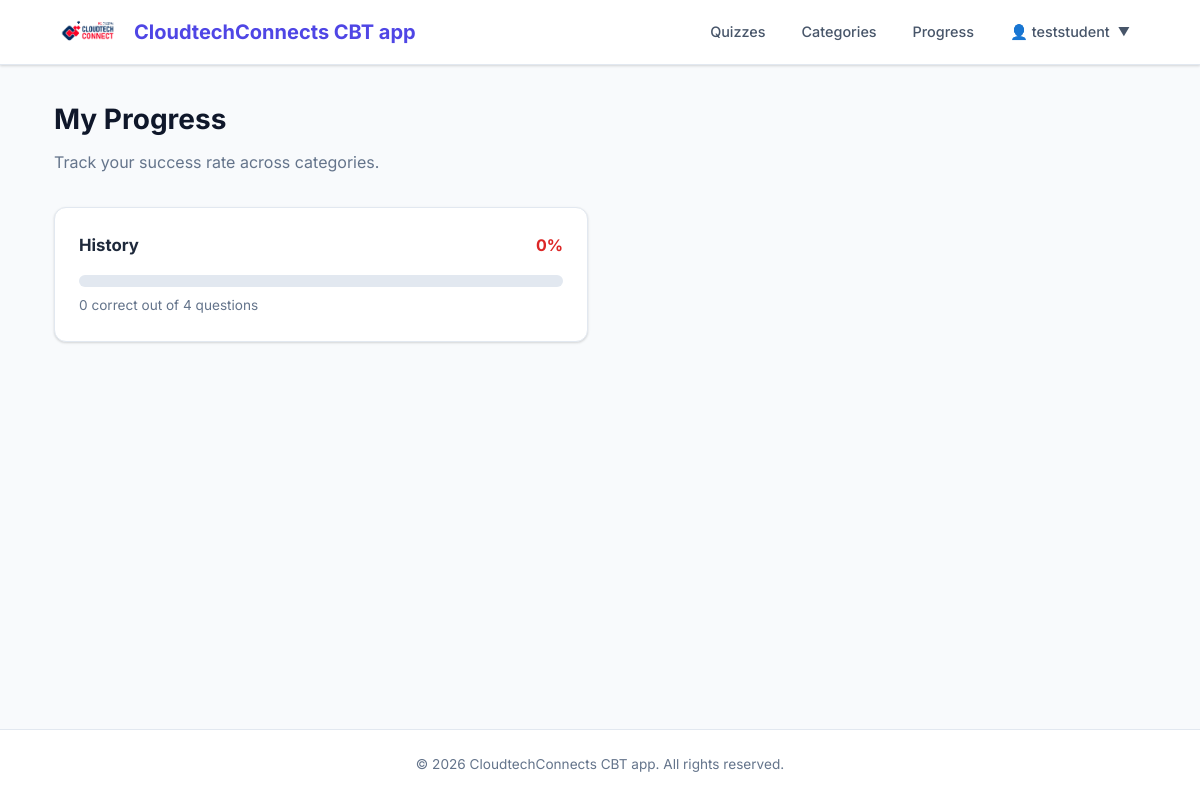
The app's page /progress/ (signed in) with its own data.
### apps/quiz/models.py (models this page shows, shortened)
class Quiz(models.Model):
    title = models.CharField(max_length=60, verbose_name='Title')
    description = models.TextField(
        blank=True,
        help_text='A description of the quiz.',
    )
    url = models.SlugField(
        max_length=60,
        unique=True,
        help_text='A user-friendly URL slug.',
        verbose_name='URL',
    )
    category = models.ForeignKey(
        Category,
        on_delete=models.SET_NULL,
        null=True,
        blank=True,
        related_name='quizzes',
    )
    image = models.ImageField(
        upload_to='quiz_images/',
        blank=True,
        null=True,
        help_text='An optional image for the quiz.',
    )
    random_order = models.BooleanField(
        default=False,
        verbose_name='Random Order',
        help_text='Display the questions in a random order each time?',
    )
    max_questions = models.PositiveIntegerField(
        blank=True,
        null=True,
        verbose_name='Max Questions',
        help_text='Number of questions to show (random subset). '
                  'Leave blank to show all.',
    )
    time_limit = models.PositiveIntegerField(
        blank=True,
        null=True,
        verbose_name='Time Limit (minutes)',
        help_text='Time limit for the quiz in minutes. Leave blank for no limit.',
    )
    answers_at_end = models.BooleanField(
        default=False,
        verbose_name='Answers at End',
        help_text='Show correct answers only after quiz completion?',
    )
    hide_results = models.BooleanField(
        default=False,
        verbose_name='Hide Results',
        help_text='If yes, the user will not see their score or marked answers upon completion. '
                  'Useful for standard exams where results are released later.',
    )
    exam_paper = models.BooleanField(
        default=False,
        verbose_name='Exam Paper',
        help_text='If yes, the result of each attempt is stored. '
                  'Necessary for marking.',
    )
    single_attempt = models.BooleanField(
        default=False,
        verbose_name='Single Attempt',
        help_text='If yes, only one attempt per user is allowed.',
    )
    pass_mark = models.SmallIntegerField(
        default=0,
        verbose_name='Pass Mark (%)',
        help_text='Percentage required to pass. 0 means no pass mark.',
        validators=[MinValueValidator(0), MaxValueValidator(100)],
    )
    success_text = models.TextField(
        blank=True,
        verbose_name='Success Text',
        help_text='Displayed if the user passes.',
    )
    fail_text = models.TextField(
        blank=True,
        verbose_name='Fail Text',
        help_text='Displayed if the user fails.',
    )
    draft = models.BooleanField(
        default=False,
        verbose_name='Draft',
        help_text='If yes, the quiz is not publicly visible.',
    )
    featured = models.BooleanField(
        default=False,
        verbose_name='Featured',
        help_text='If yes, this quiz will be the ONLY one visible to students.',
    )
    class Meta:
        verbose_name = 'Quiz'
        verbose_name_plural = 'Quizzes'
        ordering = ['title']
        permissions = (
            ('view_sittings', 'Can see completed exams.'),
        )

### apps/quiz/views.py (the view)
# urls.py: path('progress/', views.progress_view, name='progress'),
@login_required
def progress_view(request):
    progress, _ = Progress.objects.get_or_create(user=request.user)
    scores = progress.get_all_scores()
    return render(request, 'quiz/progress.html', {'scores': scores})

### apps/quiz/context_processors.py (called while the page is built)
def quiz_context(request):
    featured_quiz = Quiz.objects.filter(featured=True, draft=False).first()
    return {
        'featured_quiz': featured_quiz,
        'is_student': not request.user.is_staff if request.user.is_authenticated else True
    }

### apps/quiz/models.py (called while the page is built)
    def _parse_score(self):
        data = {}
        if not self.score:
            return data
        items = self.score.split(',')
        while len(items) >= 3:
            cat = items.pop(0)
            try:
                score = int(items.pop(0))
                possible = int(items.pop(0))
            except (ValueError, IndexError):
                break
            data[cat] = {'score': score, 'possible': possible}
        return data

    def get_all_scores(self):
        data = self._parse_score()
        result = []
        for cat_name, vals in data.items():
            percent = 0
            if vals['possible'] > 0:
                percent = int(round(vals['score'] / vals['possible'] * 100))
            result.append({
                'category': cat_name,
                'score': vals['score'],
                'possible': vals['possible'],
                'percent': percent,
            })
        return result

### templates/quiz/progress.html (shortened to what this page needs)
{% extends "base.html" %}
{% block content %}
<div class="page-header">
    <h1>My Progress</h1>
    <p>Track your success rate across categories.</p>
</div>
{% if scores %}
    <div class="grid grid-2">
        {% for entry in scores %}
            <div class="card">
                <div class="card-body">
                    <div class="d-flex justify-between align-center mb-2">
                        <h3 style="font-size: 1.05rem;">{{ entry.category }}</h3>
                        <span class="fw-bold {% if entry.percent >= 70 %}text-success{% elif entry.percent >= 40 %}text-warning{% else %}text-danger{% endif %}">
                            {{ entry.percent }}%
                        </span>
                    </div>
                    <div class="progress mb-1">
                    </div>
                    <p class="text-muted" style="font-size: 0.85rem;">
                        {{ entry.score }} correct out of {{ entry.possible }} questions
                    </p>
                </div>
            </div>
        {% endfor %}
    </div>
{% endif %}
{% endblock %}

### templates/includes/_nav.html (shortened to what this page needs)
{% load static %}
<nav class="navbar">
    <div class="container">
        <a href="{% url 'quiz:quiz_list' %}" class="navbar-brand" style="display: flex; align-items: center; gap: 0.75rem;">
            <img src="{% static 'img/logo.png' %}" alt="Logo" style="height: 40px; width: auto;">
            <span>CloudtechConnects CBT app</span>
        </a>
        <ul class="navbar-nav">
            {% if not featured_quiz or not is_student %}
                <li><a href="{% url 'quiz:quiz_list' %}">Quizzes</a></li>
                <li><a href="{% url 'quiz:category_list' %}">Categories</a></li>
            {% endif %}
            {% if user.is_authenticated %}
                {% if not featured_quiz or not is_student %}
                    <li><a href="{% url 'quiz:progress' %}">Progress</a></li>
                {% endif %}
                <li class="dropdown">
                    <a href="javascript:void(0)" class="dropdown-trigger" style="display: flex; align-items: center; gap: 0.5rem;" onclick="this.nextElementSibling.classList.toggle('show')">
                        👤 {{ user.username }} <small>▼</small>
                    </a>
                </li>
            {% else %}
                <li><a href="{% url 'accounts:login' %}">Login</a></li>
                <li><a href="{% url 'accounts:register' %}" class="btn btn-primary btn-sm">Sign Up</a></li>
            {% endif %}
        </ul>
    </div>
</nav>

### static/css/style.css (style rules this page uses)
:root { --primary: #4f46e5; --primary-hover: #4338ca; --primary-light: #e0e7ff; --secondary: #0f172a; --success: #16a34a; --success-light: #dcfce7; --danger: #dc2626; --danger-light: #fee2e2; --warning: #f59e0b; --warning-light: #fef3c7; --info: #0284c7; --info-light: #e0f2fe; --gray-50: #f8fafc; --gray-100: #f1f5f9; --gray-200: #e2e8f0; --gray-300: #cbd5e1; --gray-400: #94a3b8; --gray-500: #64748b; --gray-600: #475569; --gray-700: #334155; --gray-800: #1e293b; --gray-900: #0f172a; --white: #ffffff; --radius: 8px; --radius-lg: 12px; --shadow: 0 1px 3px rgba(0, 0, 0, 0.1), 0 1px 2px rgba(0, 0, 0, 0.06); --shadow-md: 0 4px 6px rgba(0, 0, 0, 0.07), 0 2px 4px rgba(0, 0, 0, 0.06); --shadow-lg: 0 10px 15px rgba(0, 0, 0, 0.1), 0 4px 6px rgba(0, 0, 0, 0.05); --transition: all 0.2s ease; }
*, *::before, *::after { box-sizing: border-box; margin: 0; padding: 0; }
body { font-family: "Inter", -apple-system, BlinkMacSystemFont, "Segoe UI", Roboto, sans-serif; font-size: 16px; line-height: 1.6; color: var(--gray-800); background-color: var(--gray-50); min-height: 100vh; display: flex; flex-direction: column; }
a { color: var(--primary); text-decoration: none; transition: var(--transition); }
img { max-width: 100%; height: auto; }
.container { width: 100%; max-width: 1140px; margin: 0 auto; padding: 0 1.5rem; }
.navbar { background: var(--white); border-bottom: 1px solid var(--gray-200); padding: 0.75rem 0; position: sticky; top: 0; z-index: 100; box-shadow: var(--shadow); }
.navbar .container { display: flex; align-items: center; justify-content: space-between; }
.navbar-brand { font-size: 1.25rem; font-weight: 700; color: var(--primary); display: flex; align-items: center; gap: 0.5rem; }
.navbar-nav { display: flex; align-items: center; gap: 0.25rem; list-style: none; }
.navbar-nav a { display: inline-block; padding: 0.5rem 1rem; border-radius: var(--radius); color: var(--gray-600); font-weight: 500; font-size: 0.9rem; transition: var(--transition); }
.dropdown { position: relative; display: inline-block; }
.card { background: var(--white); border: 1px solid var(--gray-200); border-radius: var(--radius-lg); box-shadow: var(--shadow); overflow: hidden; transition: var(--transition); }
.card-body { padding: 1.5rem; }
.grid { display: grid; gap: 1.5rem; }
.grid-2 { grid-template-columns: repeat(2, 1fr); }
.progress { height: 0.75rem; background: var(--gray-200); border-radius: 999px; overflow: hidden; }
.page-header { margin-bottom: 2rem; }
.page-header h1 { font-size: 1.75rem; font-weight: 700; color: var(--gray-900); margin-bottom: 0.5rem; }
.page-header p { color: var(--gray-500); font-size: 1rem; max-width: 600px; }
.text-muted { color: var(--gray-500); }
.text-danger { color: var(--danger); }
.fw-bold { font-weight: 700; }
.mb-1 { margin-bottom: 0.5rem; }
.mb-2 { margin-bottom: 1rem; }
.d-flex { display: flex; }
.align-center { align-items: center; }
.justify-between { justify-content: space-between; }

### records on screen
Quiz: category "History", percent "0", score "0", possible "4"

### other values on screen
{{ user.username }} "teststudent"
